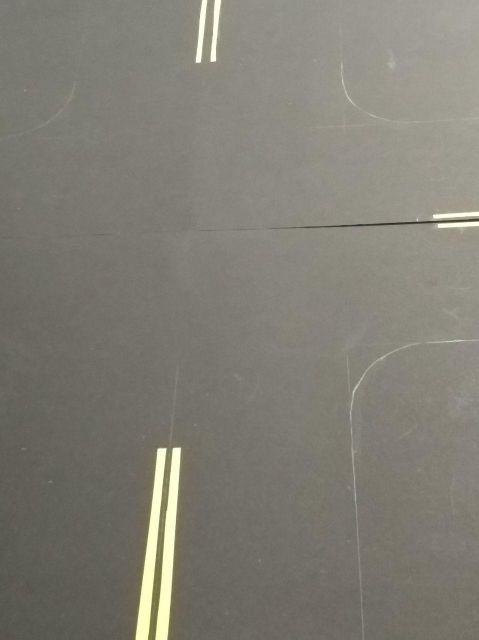
#> input picture tracking/image/sample3/photo_2018-03-13_17-13-51.jpg, 957 x 1280 px (shown at 1/2 size); its folder holds 4 pictures in this run
$ python frame2.py
#> lines starting #> are read from the running program, lines starting #| are printed output that depends on the picture; after the words box and inside, x2 and y2 are one past the last pixel; in counts of white or black regions, pixels touching at a corner belong together
import numpy as np
import cv2
import os
import function as fc
from PIL import Image
import math

folder = "image/sample3/"
allfiles = os.listdir(folder)
imlist = [filename for filename in allfiles if filename[-4:] in [".jpg"]]
count = 0
line_list = []
thresh = 20
similar = 1

while(True):
    if count == len(imlist)-1:
        break
    color_sim_list = []
    keep_list = []
    frame1_list = []
    frame2_list = []
    bg = Image.open(folder+imlist[0])
#> bg is the input picture: PIL image 957x1280 RGB; mean R, G, B 128.5, 125.8, 116.6
    img1 = Image.open(folder+imlist[count])
    img2 = Image.open(folder+imlist[count+1])
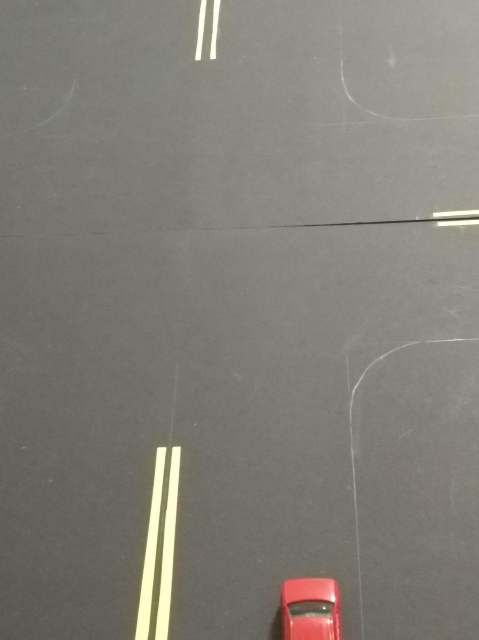
#> input picture tracking/image/sample3/photo_2018-03-13_17-13-55.jpg, 957 x 1280 px (shown at 1/2 size)
#> img2 is the input picture: PIL image 957x1280 RGB; mean R, G, B 129.4, 126.3, 118.1

    img_w,img_h = bg.size
#> img_w = 957; img_h = 1280
    width = 500
    height = (int)((width/img_w)*img_h)
#> height = 668
    bg = bg.resize((width,height),Image.BILINEAR)
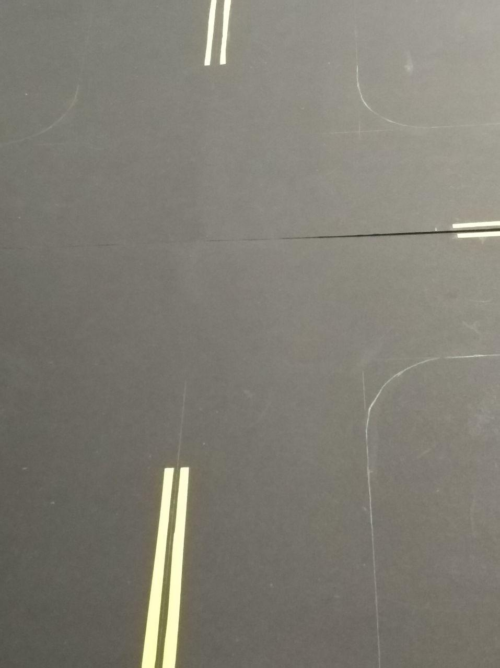
#> bg: PIL image 500x668 RGB; mean R, G, B 128.5, 125.8, 116.6
    img1 = img1.resize((width,height),Image.BILINEAR)
    img2 = img2.resize((width,height),Image.BILINEAR)
#> img2: PIL image 500x668 RGB

    bg = np.array(bg)
    img1 = np.array(img1)
    img2 = np.array(img2)

    bg = cv2.cvtColor(bg, cv2.COLOR_RGB2BGR)
#> bg: shape (668, 500, 3)
    img1 = cv2.cvtColor(img1, cv2.COLOR_RGB2BGR)
    img2 = cv2.cvtColor(img2, cv2.COLOR_RGB2BGR)
#> img2: shape (668, 500, 3)

    bg_grey = cv2.cvtColor(bg, cv2.COLOR_BGR2GRAY)
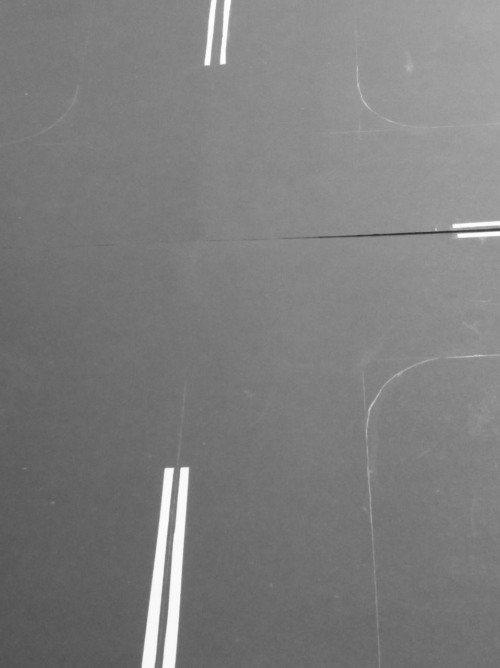
#> bg_grey: shape (668, 500); min 47, max 253, mean 125.5
    grey1 = cv2.cvtColor(img1, cv2.COLOR_BGR2GRAY)
    grey2 = cv2.cvtColor(img2, cv2.COLOR_BGR2GRAY)

    # [4 lines of commented-out code are left out]

    bg_blur = cv2.GaussianBlur(bg_grey,(7,7),0)
    blur1 = cv2.GaussianBlur(grey1,(7,7),0)
    blur2 = cv2.GaussianBlur(grey2,(7,7),0)

    d1 = cv2.absdiff(blur1, bg_blur)
#> d1: shape (668, 500); every value is 0
    d2 = cv2.absdiff(blur2, bg_blur)
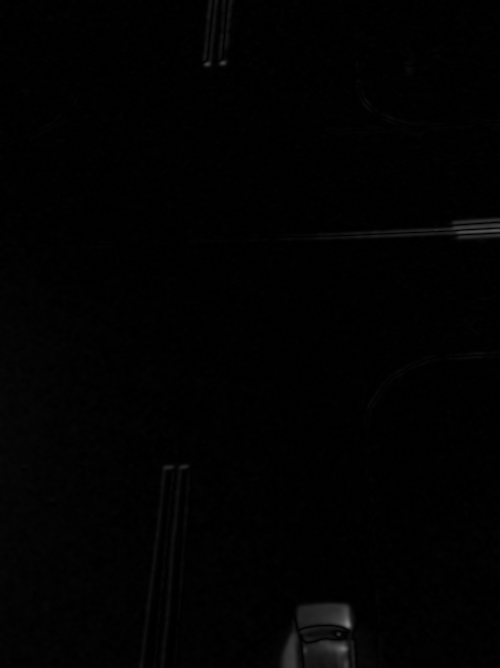
#> d2: shape (668, 500); min 0, max 127, mean 1.8

    th1 = cv2.threshold( d1, thresh, 255, cv2.THRESH_BINARY )[1]
    th2 = cv2.threshold( d2, thresh, 255, cv2.THRESH_BINARY )[1]
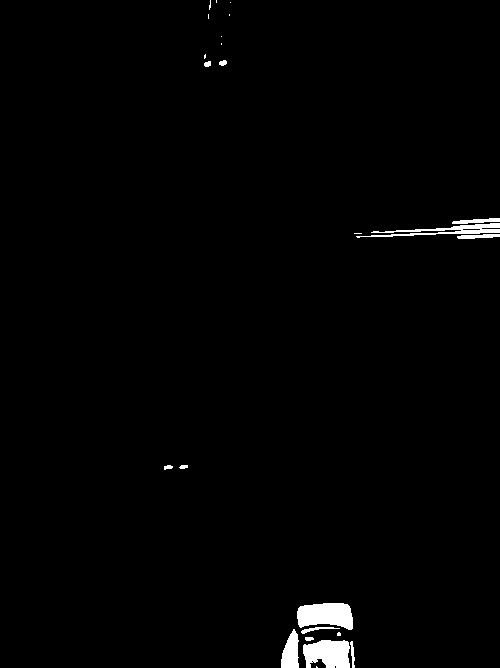
#> th2: shape (668, 500); 1.3% white; 24 white regions (11 under 20 px), largest, box (x1, y1, x2, y2) and area: (297, 603, 353, 630) 1183, (303, 640, 350, 668) 1082, (356, 223, 500, 238) 743

    kernel = np.ones((3,3), np.uint8)

    dilated1 = cv2.dilate(th1, kernel, iterations=1)
    dilated2 = cv2.dilate(th2, kernel, iterations=1)
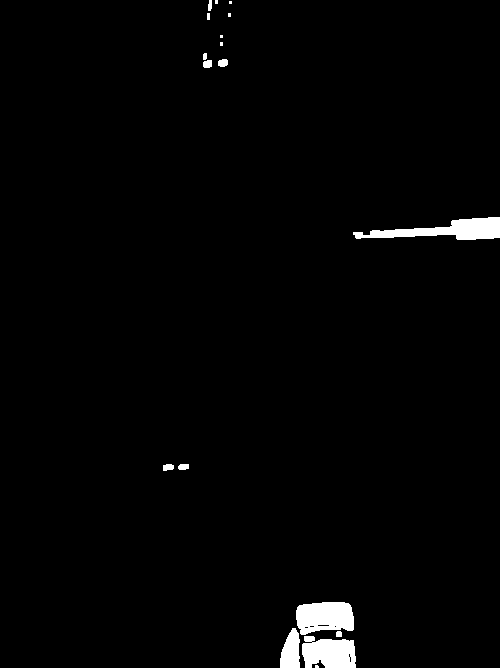
#> dilated2: shape (668, 500); 1.7% white; 18 white regions (6 under 20 px)

    contours1 = cv2.findContours(dilated1,cv2.RETR_EXTERNAL,cv2.CHAIN_APPROX_SIMPLE)[1]
#> contours1 = []
    contours2 = cv2.findContours(dilated2,cv2.RETR_EXTERNAL,cv2.CHAIN_APPROX_SIMPLE)[1]
#> contours2 = 18 contours, 8 with area under 20; largest, box (x1, y1, x2, y2) and area: (353, 217, 500, 240) 1562, (296, 602, 354, 635) 1490, (302, 636, 356, 668) 1337, (280, 628, 300, 668) 549, (218, 59, 228, 67) 54

    areas1 = [cv2.contourArea(c) for c in contours1]
#> areas1 = []
    areas2 = [cv2.contourArea(c) for c in contours2]
#> areas2 = [5.5, 1337, 24, 549, 1490, 45, 49, 1562.5, 50, 54, 17, 6, 4, 6, 12, 4, 6, 25]

    for a in range(len(areas1)):
        if areas1[a] > 2000 and areas1[a] < 6000:
            x,y,w,h = cv2.boundingRect(contours1[a])
            if w*h < 9000:
                cv2.rectangle(img1,(x,y),(x+w,y+h),(255,0,0),2)
                frame1_list.append((fc.hist(img1[y:y+h,x:x+w,:]),((int)((2*x+w)/2),(int)((2*y+h)/2))))
#> this loop made 0 passes
#> after the loop, frame1_list = []

    for a in range(len(areas2)):
        if areas2[a] > 2000 and areas2[a] < 6000:
            x,y,w,h = cv2.boundingRect(contours2[a])
            if w*h < 9000:
                cv2.rectangle(img2,(x,y),(x+w,y+h),(255,0,0),2)
                frame2_list.append((fc.hist(img2[y:y+h,x:x+w,:]),((int)((2*x+w)/2),(int)((2*y+h)/2))))
#> this loop made 18 passes
#> after the loop, frame2_list = []

    for i in range(len(frame1_list)):
        if len(frame1_list) == 0 or len(frame2_list) == 0:
            break
        color_sim = []
        first_color = 1
        for j in range(len(frame2_list)):
            norm = np.linalg.norm(frame1_list[i][0]-frame2_list[j][0])
            color_sim.append((norm,(i,j)))
        color_sim.sort()
        for j in range(len(color_sim_list)):
            if color_sim_list[j][1][1] == color_sim[0][1][1] and color_sim_list[j][0] > color_sim[0][0]:
                color_sim_list[j] = color_sim[0]
                first_color = 0
                break
            if color_sim_list[j][1][1] == color_sim[0][1][1] and color_sim_list[j][0] < color_sim[0][0]:
                print(color_sim)
                del color_sim[0]
        if len(color_sim) != 0:
            if first_color:
                color_sim_list.append((color_sim[0]))
#> after the loop, color_sim_list = []

    first_line = 1
    for i in range(len(color_sim_list)):
        if len(color_sim_list) == 0:
            break

        f1,f2 = (frame1_list[color_sim_list[i][1][0]][1],frame2_list[color_sim_list[i][1][1]][1])

        if sum(list(map(lambda x,y:(x-y)**2, f1,f2)))**(1/2) < 300:
            for j in range(len(line_list)):
                if f1 == line_list[j][-1][1]:
                    line_list[j].append([f1,f2])
                    keep_list.append(j)
                    first_line = 0
                    break
                else:
                    first_line = 1
#> after the loop, keep_list = []
#            if first_line:
#                line_list.append([[f1,f2]])
#                keep_list.append(len(line_list)-1)

    for i in keep_list:
        for j in line_list[i]:
            cv2.line(img2,j[0],j[1],(0,255,0),5)

    for i in keep_list:
        for j in line_list:
            if line_list.index(j) == i:
                distance = sum(list(map(lambda x,y:(x-y)**2,j[0][0],j[-1][1])))**(1/2)*30/500
                m1 = (j[0][1][1]-j[0][0][1])/(j[0][1][0]-j[0][0][0])
                m2 = (j[-1][-1][1]-j[0][0][1])/(j[-1][-1][0]-j[0][0][0])
                angle = math.degrees(math.atan((m1-m2)/(1+m1*m2)))
                print("obj",line_list.index(j),"distance =",distance,"speed =",distance/len(j),"angle =",angle)

    cv2.imshow("frame",img2)
    count+=1
    if cv2.waitKey(1000) == 13:
#> (key Esc is pressed here)
        continue
    if cv2.waitKey(0) == 27:
#> (key Esc is pressed here)
        break

cv2.destroyAllWindows()
